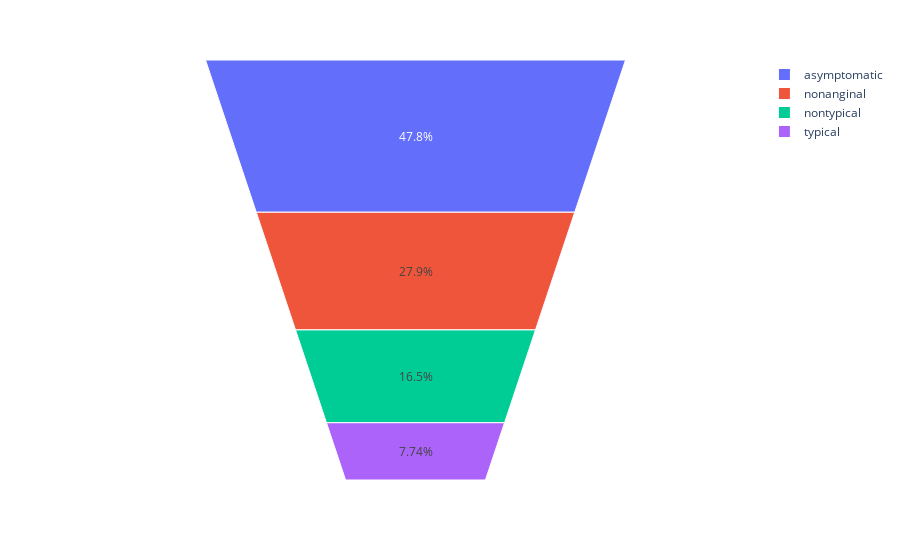

The notebook cell saved with this chart:
### Code cell
fig = px.funnel_area(data_frame=df,names='ChestPain')
fig.show()

### Figure 1 — Plotly figure (JSON) as saved in the notebook; plotly's stock layout.template omitted (floating-point values rounded to 4 significant figures; data arrays with more than 128 entries replaced by an {"elided": "..."} marker saying what was removed)
{"data": [{"domain": {"x": [0, 1], "y": [0, 1]}, "hoverlabel": {"namelength": 0}, "hovertemplate": "ChestPain=%{label}", "labels": {"elided": "297 str values"}, "legendgroup": "", "name": "", "showlegend": true, "type": "funnelarea"}], "layout": {"legend": {"tracegroupgap": 0}, "margin": {"t": 60}}}
